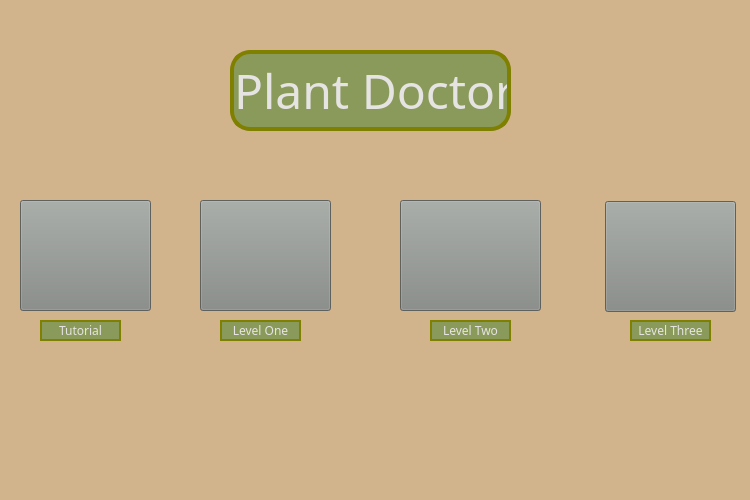
<?xml version="1.0" encoding="UTF-8"?>
<ui version="4.0">
 <class>HomeScreen</class>
 <widget class="QMainWindow" name="HomeScreen">
  <property name="geometry">
   <rect>
    <x>0</x>
    <y>0</y>
    <width>750</width>
    <height>500</height>
   </rect>
  </property>
  <property name="font">
   <font>
    <family>Futura</family>
   </font>
  </property>
  <property name="windowTitle">
   <string>Home Screen</string>
  </property>
  <property name="styleSheet">
   <string notr="true">background-color: rgb(210, 180, 140);</string>
  </property>
  <widget class="QWidget" name="centralwidget">
   <widget class="QPushButton" name="tutorialButton">
    <property name="geometry">
     <rect>
      <x>20</x>
      <y>200</y>
      <width>131</width>
      <height>111</height>
     </rect>
    </property>
    <property name="styleSheet">
     <string notr="true">background-color: rgb(132, 136, 132);</string>
    </property>
    <property name="text">
     <string/>
    </property>
   </widget>
   <widget class="QPushButton" name="levelOneButton">
    <property name="geometry">
     <rect>
      <x>200</x>
      <y>200</y>
      <width>131</width>
      <height>111</height>
     </rect>
    </property>
    <property name="styleSheet">
     <string notr="true">background-color: rgb(132, 136, 132);</string>
    </property>
    <property name="text">
     <string/>
    </property>
   </widget>
   <widget class="QPushButton" name="levelTwoButton">
    <property name="geometry">
     <rect>
      <x>400</x>
      <y>200</y>
      <width>141</width>
      <height>111</height>
     </rect>
    </property>
    <property name="styleSheet">
     <string notr="true">background-color: rgb(132, 136, 132);</string>
    </property>
    <property name="text">
     <string/>
    </property>
   </widget>
   <widget class="QPushButton" name="levelThreeButton">
    <property name="geometry">
     <rect>
      <x>605</x>
      <y>201</y>
      <width>131</width>
      <height>111</height>
     </rect>
    </property>
    <property name="styleSheet">
     <string notr="true">background-color: rgb(132, 136, 132);</string>
    </property>
    <property name="text">
     <string/>
    </property>
   </widget>
   <widget class="QLabel" name="header">
    <property name="geometry">
     <rect>
      <x>230</x>
      <y>50</y>
      <width>281</width>
      <height>81</height>
     </rect>
    </property>
    <property name="palette">
     <palette>
      <active>
       <colorrole role="WindowText">
        <brush brushstyle="SolidPattern">
         <color alpha="255">
          <red>229</red>
          <green>228</green>
          <blue>226</blue>
         </color>
        </brush>
       </colorrole>
       <colorrole role="Button">
        <brush brushstyle="SolidPattern">
         <color alpha="255">
          <red>138</red>
          <green>154</green>
          <blue>91</blue>
         </color>
        </brush>
       </colorrole>
       <colorrole role="Text">
        <brush brushstyle="SolidPattern">
         <color alpha="255">
          <red>229</red>
          <green>228</green>
          <blue>226</blue>
         </color>
        </brush>
       </colorrole>
       <colorrole role="ButtonText">
        <brush brushstyle="SolidPattern">
         <color alpha="255">
          <red>229</red>
          <green>228</green>
          <blue>226</blue>
         </color>
        </brush>
       </colorrole>
       <colorrole role="Base">
        <brush brushstyle="SolidPattern">
         <color alpha="255">
          <red>138</red>
          <green>154</green>
          <blue>91</blue>
         </color>
        </brush>
       </colorrole>
       <colorrole role="Window">
        <brush brushstyle="SolidPattern">
         <color alpha="255">
          <red>138</red>
          <green>154</green>
          <blue>91</blue>
         </color>
        </brush>
       </colorrole>
       <colorrole role="PlaceholderText">
        <brush brushstyle="SolidPattern">
         <color alpha="128">
          <red>229</red>
          <green>228</green>
          <blue>226</blue>
         </color>
        </brush>
       </colorrole>
      </active>
      <inactive>
       <colorrole role="WindowText">
        <brush brushstyle="SolidPattern">
         <color alpha="255">
          <red>229</red>
          <green>228</green>
          <blue>226</blue>
         </color>
        </brush>
       </colorrole>
       <colorrole role="Button">
        <brush brushstyle="SolidPattern">
         <color alpha="255">
          <red>138</red>
          <green>154</green>
          <blue>91</blue>
         </color>
        </brush>
       </colorrole>
       <colorrole role="Text">
        <brush brushstyle="SolidPattern">
         <color alpha="255">
          <red>229</red>
          <green>228</green>
          <blue>226</blue>
         </color>
        </brush>
       </colorrole>
       <colorrole role="ButtonText">
        <brush brushstyle="SolidPattern">
         <color alpha="255">
          <red>229</red>
          <green>228</green>
          <blue>226</blue>
         </color>
        </brush>
       </colorrole>
       <colorrole role="Base">
        <brush brushstyle="SolidPattern">
         <color alpha="255">
          <red>138</red>
          <green>154</green>
          <blue>91</blue>
         </color>
        </brush>
       </colorrole>
       <colorrole role="Window">
        <brush brushstyle="SolidPattern">
         <color alpha="255">
          <red>138</red>
          <green>154</green>
          <blue>91</blue>
         </color>
        </brush>
       </colorrole>
       <colorrole role="PlaceholderText">
        <brush brushstyle="SolidPattern">
         <color alpha="128">
          <red>229</red>
          <green>228</green>
          <blue>226</blue>
         </color>
        </brush>
       </colorrole>
      </inactive>
      <disabled>
       <colorrole role="WindowText">
        <brush brushstyle="SolidPattern">
         <color alpha="255">
          <red>229</red>
          <green>228</green>
          <blue>226</blue>
         </color>
        </brush>
       </colorrole>
       <colorrole role="Button">
        <brush brushstyle="SolidPattern">
         <color alpha="255">
          <red>138</red>
          <green>154</green>
          <blue>91</blue>
         </color>
        </brush>
       </colorrole>
       <colorrole role="Text">
        <brush brushstyle="SolidPattern">
         <color alpha="255">
          <red>229</red>
          <green>228</green>
          <blue>226</blue>
         </color>
        </brush>
       </colorrole>
       <colorrole role="ButtonText">
        <brush brushstyle="SolidPattern">
         <color alpha="255">
          <red>229</red>
          <green>228</green>
          <blue>226</blue>
         </color>
        </brush>
       </colorrole>
       <colorrole role="Base">
        <brush brushstyle="SolidPattern">
         <color alpha="255">
          <red>138</red>
          <green>154</green>
          <blue>91</blue>
         </color>
        </brush>
       </colorrole>
       <colorrole role="Window">
        <brush brushstyle="SolidPattern">
         <color alpha="255">
          <red>138</red>
          <green>154</green>
          <blue>91</blue>
         </color>
        </brush>
       </colorrole>
       <colorrole role="PlaceholderText">
        <brush brushstyle="SolidPattern">
         <color alpha="128">
          <red>229</red>
          <green>228</green>
          <blue>226</blue>
         </color>
        </brush>
       </colorrole>
      </disabled>
     </palette>
    </property>
    <property name="font">
     <font>
      <family>Futura</family>
      <pointsize>38</pointsize>
      <italic>false</italic>
      <bold>false</bold>
     </font>
    </property>
    <property name="styleSheet">
     <string notr="true">background-color: rgb(138, 154, 91);
color: rgb(229, 228, 226);
border: 4px solid rgb(128, 128, 0);
border-top-left-radius :20px;
 border-top-right-radius : 20px; 
 border-bottom-left-radius : 20px; 
 border-bottom-right-radius : 20px;
</string>
    </property>
    <property name="text">
     <string>&lt;html&gt;&lt;head/&gt;&lt;body&gt;&lt;p&gt;&lt;span style=&quot; font-size:36pt;&quot;&gt;Plant Doctor&lt;/span&gt;&lt;/p&gt;&lt;/body&gt;&lt;/html&gt;</string>
    </property>
    <property name="alignment">
     <set>Qt::AlignCenter</set>
    </property>
   </widget>
   <widget class="QLabel" name="tutorialLabel">
    <property name="geometry">
     <rect>
      <x>40</x>
      <y>320</y>
      <width>81</width>
      <height>21</height>
     </rect>
    </property>
    <property name="font">
     <font>
      <family>Futura</family>
     </font>
    </property>
    <property name="styleSheet">
     <string notr="true">background-color: rgb(138, 154, 91);
color: rgb(229, 228, 226);
border: 2px solid rgb(128, 128, 0);
border-top-left-radius :20px;
 border-top-right-radius : 20px; 
 border-bottom-left-radius : 20px; 
 border-bottom-right-radius : 20px;</string>
    </property>
    <property name="text">
     <string>Tutorial</string>
    </property>
    <property name="alignment">
     <set>Qt::AlignCenter</set>
    </property>
   </widget>
   <widget class="QLabel" name="levelOneLabel">
    <property name="geometry">
     <rect>
      <x>220</x>
      <y>320</y>
      <width>81</width>
      <height>21</height>
     </rect>
    </property>
    <property name="font">
     <font>
      <family>Futura</family>
     </font>
    </property>
    <property name="styleSheet">
     <string notr="true">background-color: rgb(138, 154, 91);
color: rgb(229, 228, 226);
border: 2px solid rgb(128, 128, 0);
border-top-left-radius :20px;
 border-top-right-radius : 20px; 
 border-bottom-left-radius : 20px; 
 border-bottom-right-radius : 20px;</string>
    </property>
    <property name="text">
     <string>Level One</string>
    </property>
    <property name="alignment">
     <set>Qt::AlignCenter</set>
    </property>
   </widget>
   <widget class="QLabel" name="levelTwoLabel">
    <property name="geometry">
     <rect>
      <x>430</x>
      <y>320</y>
      <width>81</width>
      <height>21</height>
     </rect>
    </property>
    <property name="font">
     <font>
      <family>Futura</family>
     </font>
    </property>
    <property name="styleSheet">
     <string notr="true">background-color: rgb(138, 154, 91);
color: rgb(229, 228, 226);
border: 2px solid rgb(128, 128, 0);
border-top-left-radius :20px;
 border-top-right-radius : 20px; 
 border-bottom-left-radius : 20px; 
 border-bottom-right-radius : 20px;</string>
    </property>
    <property name="text">
     <string>Level Two</string>
    </property>
    <property name="alignment">
     <set>Qt::AlignCenter</set>
    </property>
   </widget>
   <widget class="QLabel" name="levelThreeLabel">
    <property name="geometry">
     <rect>
      <x>630</x>
      <y>320</y>
      <width>81</width>
      <height>21</height>
     </rect>
    </property>
    <property name="font">
     <font>
      <family>Futura</family>
     </font>
    </property>
    <property name="styleSheet">
     <string notr="true">background-color: rgb(138, 154, 91);
color: rgb(229, 228, 226);
border: 2px solid rgb(128, 128, 0);
border-top-left-radius :20px;
 border-top-right-radius : 20px; 
 border-bottom-left-radius : 20px; 
 border-bottom-right-radius : 20px;</string>
    </property>
    <property name="text">
     <string>Level Three</string>
    </property>
    <property name="alignment">
     <set>Qt::AlignCenter</set>
    </property>
   </widget>
  </widget>
  <widget class="QMenuBar" name="menubar">
   <property name="geometry">
    <rect>
     <x>0</x>
     <y>0</y>
     <width>750</width>
     <height>24</height>
    </rect>
   </property>
  </widget>
  <widget class="QStatusBar" name="statusbar"/>
 </widget>
 <resources/>
 <connections/>
</ui>
